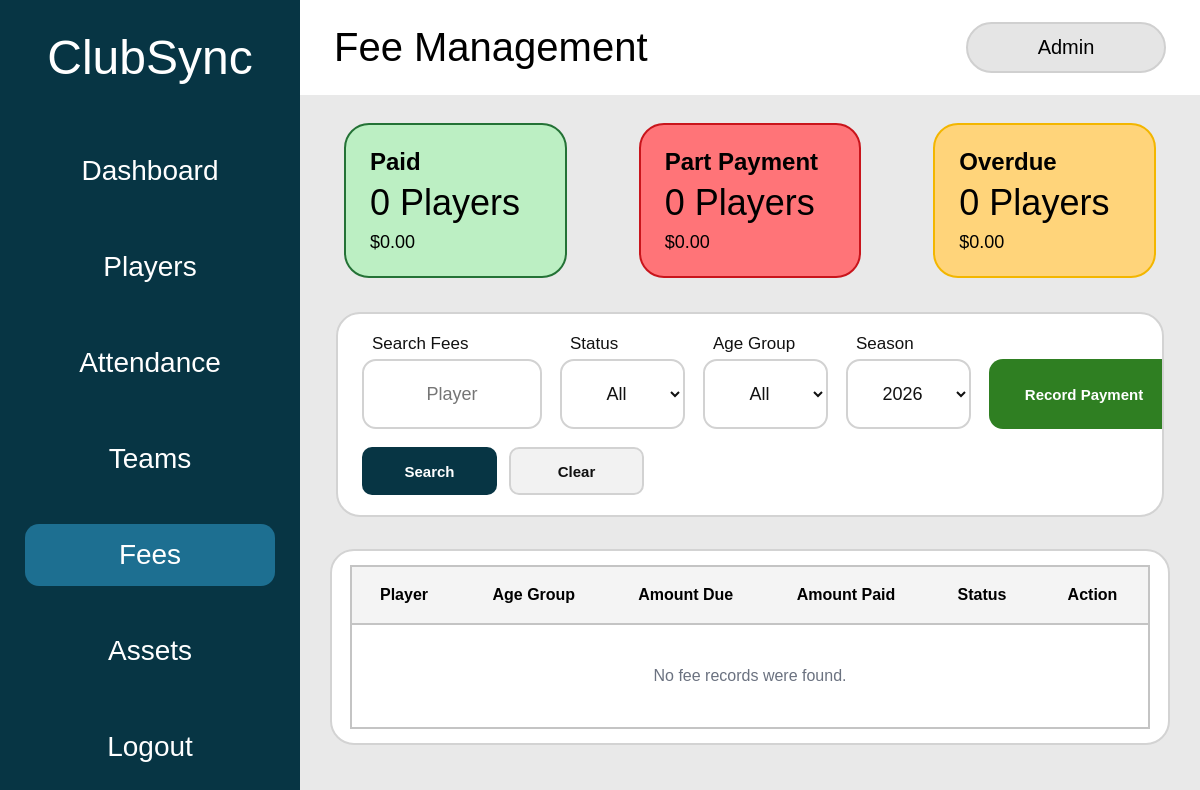
Before: /fees (signed in) with the older database file.
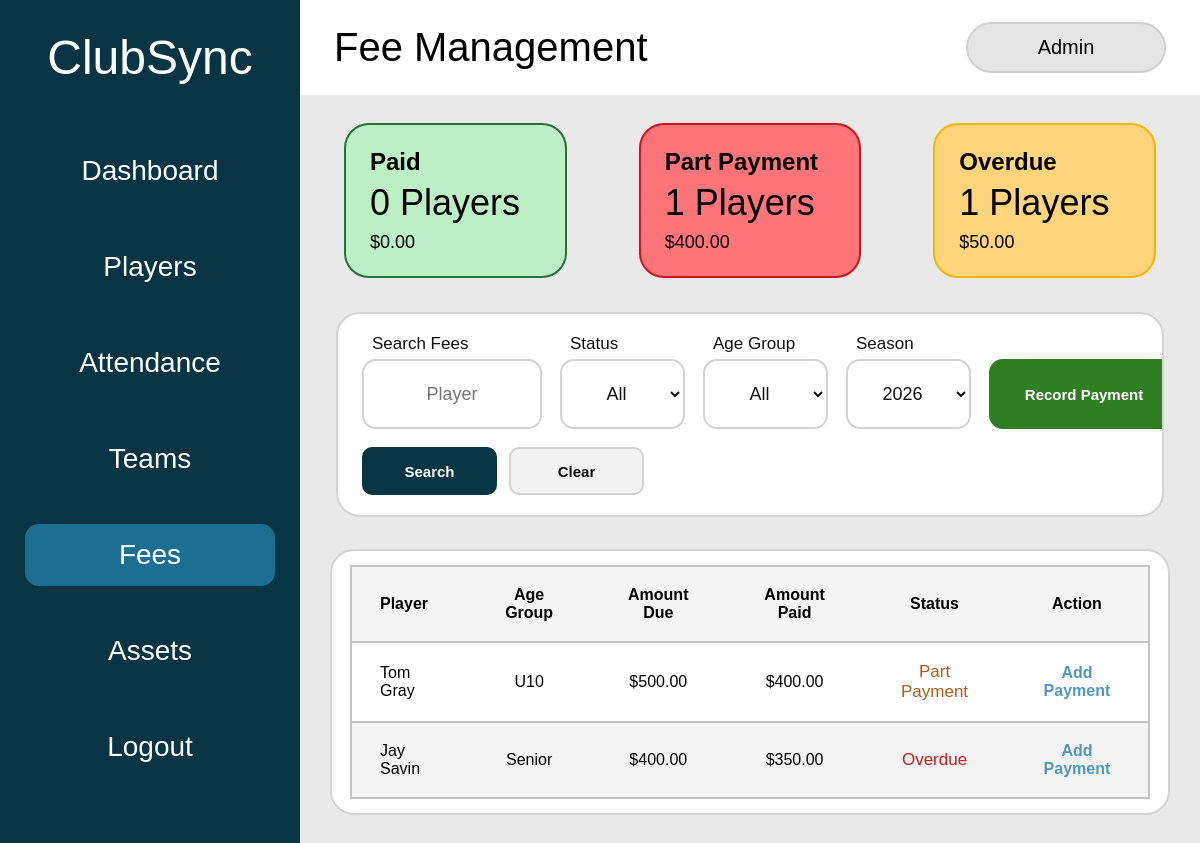
After: the same page with the newer database file.
### tables this page shows
CREATE TABLE fees (
        fee_id INTEGER PRIMARY KEY AUTOINCREMENT,
        player_id INTEGER NOT NULL,
        season INTEGER NOT NULL,
        amount_due REAL NOT NULL
            DEFAULT 0
            CHECK (amount_due >= 0),
        amount_paid REAL NOT NULL
            DEFAULT 0
            CHECK (amount_paid >= 0),
        payment_status TEXT NOT NULL
            DEFAULT 'Unpaid'
            CHECK (
                payment_status IN (
                    'Paid',
                    'Part Payment',
                    'Overdue',
                    'Unpaid'
                )
            ),
        due_date TEXT,
        payment_date TEXT,
        notes TEXT,
        created_at TEXT NOT NULL
            DEFAULT CURRENT_TIMESTAMP,
        updated_at TEXT NOT NULL
            DEFAULT CURRENT_TIMESTAMP,

        UNIQUE (
            player_id,
            season
        ),

        FOREIGN KEY (player_id)
            REFERENCES players(player_id)
            ON DELETE CASCADE
    );

CREATE TABLE players (
    player_id INTEGER PRIMARY KEY AUTOINCREMENT,
    first_name TEXT NOT NULL,
    last_name TEXT NOT NULL,
    date_of_birth TEXT NOT NULL,
    age_group TEXT NOT NULL,
    team TEXT NOT NULL,
    position TEXT NOT NULL,
    contact_phone TEXT,
    emergency_contact TEXT,
    medical_notes TEXT,
    registration_status TEXT NOT NULL DEFAULT 'Active'
);

### app.py (the view, shortened to what this page needs)
@app.route("/fees")
def fees():
    if "role" not in session:
        return redirect(url_for("login"))
    if session["role"] == "Viewer":
        return redirect(url_for("viewer"))
    search = request.args.get(
        "search",
        ""
    ).strip()
    selected_status = request.args.get(
        "status",
        ""
    ).strip()
    selected_age_group = request.args.get(
        "age_group",
        ""
    ).strip()
    current_year = date.today().year
    selected_season_value = request.args.get(
        "season",
        str(current_year)
    ).strip()
    try:
        selected_season = int(selected_season_value)
    except ValueError:
        selected_season = current_year
    allowed_statuses = {
        "",
        "Paid",
        "Part Payment",
        "Overdue",
        "Unpaid"
    }
    if selected_status not in allowed_statuses:
        selected_status = ""
    connection = get_database_connection()
    ensure_fees_table(connection)
    refresh_fee_statuses(connection)
    refresh_overdue_fee_dashboard(connection)
    connection.commit()
    query = """
        SELECT
            fees.fee_id,
            fees.player_id,
            fees.season,
            fees.amount_due,
            fees.amount_paid,
            fees.payment_status,
            fees.due_date,
            fees.payment_date,
            fees.notes,
            players.first_name,
            players.last_name,
            players.age_group,
            players.team

        FROM fees

        JOIN players
            ON fees.player_id = players.player_id

        WHERE fees.season = ?
    """
    parameters = [
        selected_season
    ]
    query += """
        ORDER BY
            players.last_name,
            players.first_name
    """
    fee_records = connection.execute(
        query,
        parameters
    ).fetchall()
    summary = connection.execute("""
        SELECT
            SUM(
                CASE
                    WHEN payment_status = 'Paid'
                    THEN 1
                    ELSE 0
                END
            ) AS paid_count,

            SUM(
                CASE
                    WHEN payment_status = 'Paid'
                    THEN amount_paid
                    ELSE 0
                END
            ) AS paid_total,

            SUM(
                CASE
                    WHEN payment_status = 'Part Payment'
                    THEN 1
                    ELSE 0
                END
            ) AS part_payment_count,

            SUM(
                CASE
                    WHEN payment_status = 'Part Payment'
                    THEN amount_paid
                    ELSE 0
                END
            ) AS part_payment_total,

            SUM(
                CASE
                    WHEN payment_status = 'Overdue'
                    THEN 1
                    ELSE 0
                END
            ) AS overdue_count,

            SUM(
                CASE
                    WHEN payment_status = 'Overdue'
                    THEN MAX(amount_due - amount_paid, 0)
                    ELSE 0
                END
            ) AS overdue_total

        FROM fees
        WHERE season = ?
    """, (
        selected_season,
    )).fetchone()
    players_for_fees = connection.execute("""
        SELECT
            player_id,
            first_name,
            last_name,
            age_group
        FROM players
        WHERE registration_status = 'Active'
        ORDER BY
            last_name,
            first_name
    """).fetchall()
    age_groups = connection.execute("""
        SELECT DISTINCT age_group
        FROM players
        WHERE registration_status = 'Active'
          AND age_group IS NOT NULL
          AND TRIM(age_group) != ''
        ORDER BY age_group
    """).fetchall()
    saved_seasons = connection.execute("""
        SELECT DISTINCT season
        FROM fees
        ORDER BY season DESC
    """).fetchall()
    seasons = {
        current_year - 2,
        current_year - 1,
        current_year,
        current_year + 1
    }
    for season_record in saved_seasons:
        seasons.add(
            int(season_record["season"])
        )
    seasons = sorted(
        seasons,
        reverse=True
    )
    connection.close()
    return render_template(
        "fees.html",
        fees=fee_records,
        players=players_for_fees,
        age_groups=age_groups,
        seasons=seasons,
        paid_count=summary["paid_count"] or 0,
        paid_total=summary["paid_total"] or 0,
        part_payment_count=(
            summary["part_payment_count"] or 0
        ),
        part_payment_total=(
            summary["part_payment_total"] or 0
        ),
        overdue_count=summary["overdue_count"] or 0,
        overdue_total=summary["overdue_total"] or 0,
        search=search,
        selected_status=selected_status,
        selected_age_group=selected_age_group,
        selected_season=selected_season,
        saved=request.args.get("saved") == "1"
    )

### app.py (called while the page is built, shortened)
def get_database_connection():
    connection = sqlite3.connect("clubsync.db")
    connection.row_factory = sqlite3.Row
    connection.execute("PRAGMA foreign_keys = ON")
    return connection

def calculate_fee_status(
    amount_due,
    amount_paid,
    due_date
):
    if amount_due > 0 and amount_paid >= amount_due:
        return "Paid"
    if due_date:
        try:
            parsed_due_date = date.fromisoformat(due_date)
            if parsed_due_date < date.today():
                return "Overdue"
        except ValueError:
            pass
    if amount_paid > 0:
        return "Part Payment"
    return "Unpaid"

def refresh_fee_statuses(connection):
    fee_records = connection.execute("""
        SELECT
            fee_id,
            amount_due,
            amount_paid,
            due_date,
            payment_status
        FROM fees
    """).fetchall()
    for fee_record in fee_records:
        current_status = calculate_fee_status(
            float(fee_record["amount_due"]),
            float(fee_record["amount_paid"]),
            fee_record["due_date"]
        )

### templates/fees.html (shortened to what the changed rows need)
<!DOCTYPE html>
<html lang="en">
<head>
    <link
        rel="stylesheet"
        href="{{ url_for('static', filename='css/style.css') }}"
    >
</head>
<body>
<div class="app-layout">
    <aside class="sidebar">
        <h1>ClubSync</h1>
    </aside>
    <main class="main-content fees-page">
        <div class="top-bar">
            <div>
                <h2>Fee Management</h2>
            </div>
        </div>
        <section class="fee-summary-grid">
            <div class="fee-summary-card part-payment-summary-card">
                <h3>Part Payment</h3>
                <p class="fee-summary-count">
                    {{ part_payment_count }} Players
                </p>
                <p class="fee-summary-amount">
                    ${{ "%.2f"|format(part_payment_total) }}
                </p>
            </div>
            <div class="fee-summary-card overdue-summary-card">
                <h3>Overdue</h3>
                <p class="fee-summary-count">
                    {{ overdue_count }} Players
                </p>
                <p class="fee-summary-amount">
                    ${{ "%.2f"|format(overdue_total) }}
                </p>
            </div>
        </section>
        <section class="fees-table-card">
            <div class="fees-table-wrapper">
                <table class="fees-table">
                    <thead>
                        <tr>
                            <th>Player</th>
                            <th>Age Group</th>
                            <th>Amount Due</th>
                            <th>Amount Paid</th>
                            <th>Status</th>
                            <th>Action</th>
                        </tr>
                    </thead>
                    <tbody>
                        {% for fee in fees %}
                            <tr>
                                <td>
                                    {{ fee["first_name"] }}
                                    {{ fee["last_name"] }}
                                </td>
                                <td>
                                    {{ fee["age_group"] }}
                                </td>
                                <td>
                                    ${{ "%.2f"|format(fee["amount_due"]) }}
                                </td>
                                <td>
                                    ${{ "%.2f"|format(fee["amount_paid"]) }}
                                </td>
                                <td>
                                    <span
                                        class="fee-status
                                        {% if fee['payment_status'] == 'Paid' %}
                                            paid-fee-status
                                        {% elif fee['payment_status'] == 'Part Payment' %}
                                            part-payment-fee-status
                                        {% elif fee['payment_status'] == 'Overdue' %}
                                            overdue-fee-status
                                        {% else %}
                                            unpaid-fee-status
                                        {% endif %}"
                                    >
                                        {{ fee["payment_status"] }}
                                    </span>
                                </td>
                                <td>
                                    {% if session["role"] == "Admin" %}
                                        {% if fee["payment_status"] == "Paid" %}
                                            <button
                                                type="button"
                                                class="fee-action-button"
                                                onclick="openViewFeeModal(
                                                    '{{ fee['fee_id'] }}',
                                                    '{{ fee['first_name']|e }} {{ fee['last_name']|e }}',
                                                    '{{ fee['age_group']|e }}',
                                                    '{{ fee['season'] }}',
                                                    '{{ fee['amount_due'] }}',
                                                    '{{ fee['amount_paid'] }}',
                                                    '{{ fee['payment_status'] }}',
                                                    '{{ fee['due_date'] or '' }}',
                                                    '{{ fee['notes']|default('', true)|e }}'
                                                )"
                                            >
                                                View
                                            </button>
                                        {% else %}
                                            <button
                                                type="button"
                                                class="fee-action-button"
                                                onclick="openUpdatePaymentModal(
                                                    '{{ fee['fee_id'] }}',
                                                    '{{ fee['first_name']|e }} {{ fee['last_name']|e }}',
                                                    '{{ fee['amount_due'] }}',
                                                    '{{ fee['amount_paid'] }}'
                                                )"
                                            >
                                                {% if fee["amount_paid"] > 0 %}
                                                    Add Payment
                                                {% else %}
                                                    Mark Payment
                                                {% endif %}
                                            </button>
                                        {% endif %}
                                    {% endif %}
                                </td>
                            </tr>
                        {% else %}
                            <tr>
                                <td
                                    colspan="6"
                                    class="fees-empty-state"
                                >
                                    No fee records were found.
                                </td>
                            </tr>
                        {% endfor %}
                    </tbody>
                </table>
            </div>
        </section>
    </main>
</div>
</body>
</html>

Changed rows visible on the page:
added fees: first_name "Tom", last_name "Gray", age_group "U10", amount_due "500.00", amount_paid "400.00", payment_status "Part Payment", shows "Add Payment"
added fees: first_name "Jay", last_name "Savin", age_group "Senior", amount_due "400.00", amount_paid "350.00", payment_status "Overdue", shows "Add Payment"
Other visible differences:
{{ part_payment_count }}: "0" → "1"
{{ "%.2f"|format(part_payment_total) }}: "0.00" → "400.00"
{{ overdue_count }}: "0" → "1"
{{ "%.2f"|format(overdue_total) }}: "0.00" → "50.00"
text no longer shown: "No fee records were found."
